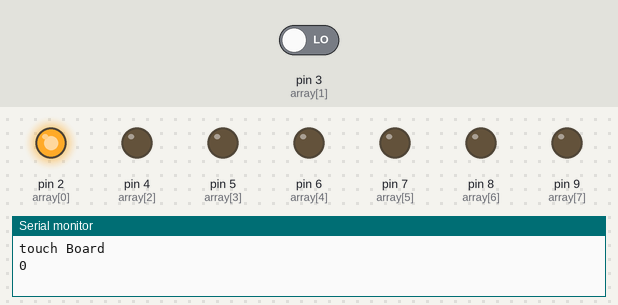
Recording of a sketch running on a simulated Arduino Uno, built with avr-gcc and run on an emulated ATmega328P. Parts: output pins drawn as LEDs (lit = HIGH), the last lines printed to the serial monitor. The inputs (shaded band) are chosen by the test bench; at power-on: pin 3 (array[1]) LOW.

Above: at 0.05 s.
At 0.25 s:
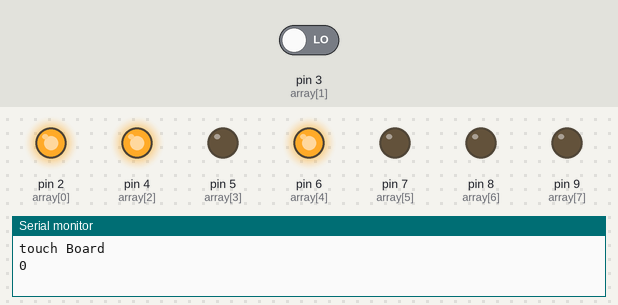
At 0.45 s:
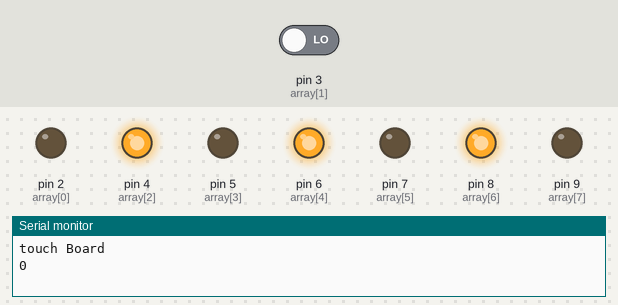
At 0.8 s:
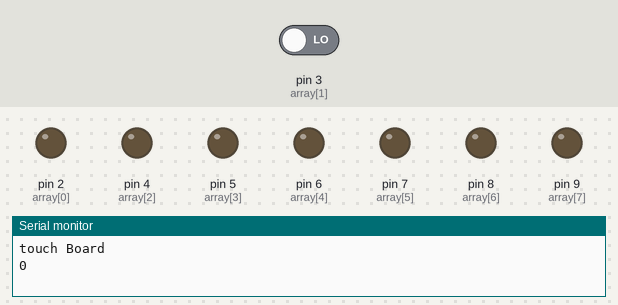
At 1.75 s:
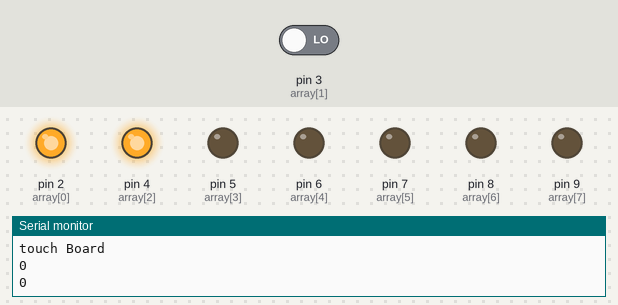
At 2.8 s:
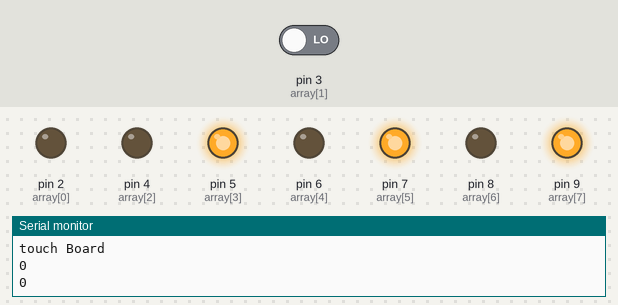
Timing chart, 0 to 3.7 s (numbered marks = the images above):
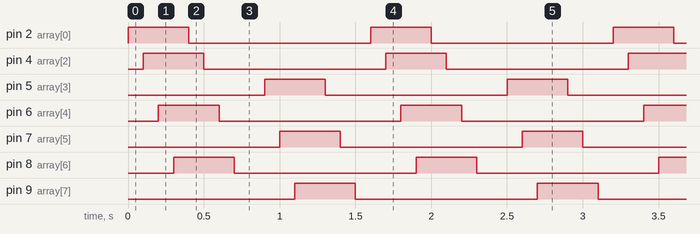

The sketch:

LED_ON3.ino
```cpp
int array[10] = {2,3,4,5,6,7,8,9};
void setup()
{
  Serial.begin(9600);
  Serial.println("touch Board");
  pinMode(array[0],OUTPUT);
  pinMode(array[1],INPUT);
  pinMode(array[2],OUTPUT);
  pinMode(array[3],OUTPUT);
  pinMode(array[4],OUTPUT);
  pinMode(array[5],OUTPUT);
  pinMode(array[6],OUTPUT);
  pinMode(array[7],OUTPUT);

}

void loop()
{
  int button = digitalRead(array[1]);
  Serial.println(button);

  for(int i = 2; i < 10; i+=2){
    digitalWrite(i, HIGH);
    delay(100);
  }
  for(int i = 2; i <10; i+=2){
    digitalWrite(i, LOW);
    delay(100);
  }

  for(int i = 3; i < 10; i+=2){
    digitalWrite(i, HIGH);
    delay(100);
  }
  for(int i = 3; i <10; i+=2){
    digitalWrite(i, LOW);
    delay(100);
  }


}
```

Measured:
- by itself, pin 2 (array[0]), pin 4 (array[2]), pin 5 (array[3]), pin 6 (array[4]), pin 7 (array[5]), pin 8 (array[6]), pin 9 (array[7]): alternates HIGH for 0.40 s and LOW for 1.2 s
- by itself, everything shown: repeats every 1.6 s, in 14 steps
